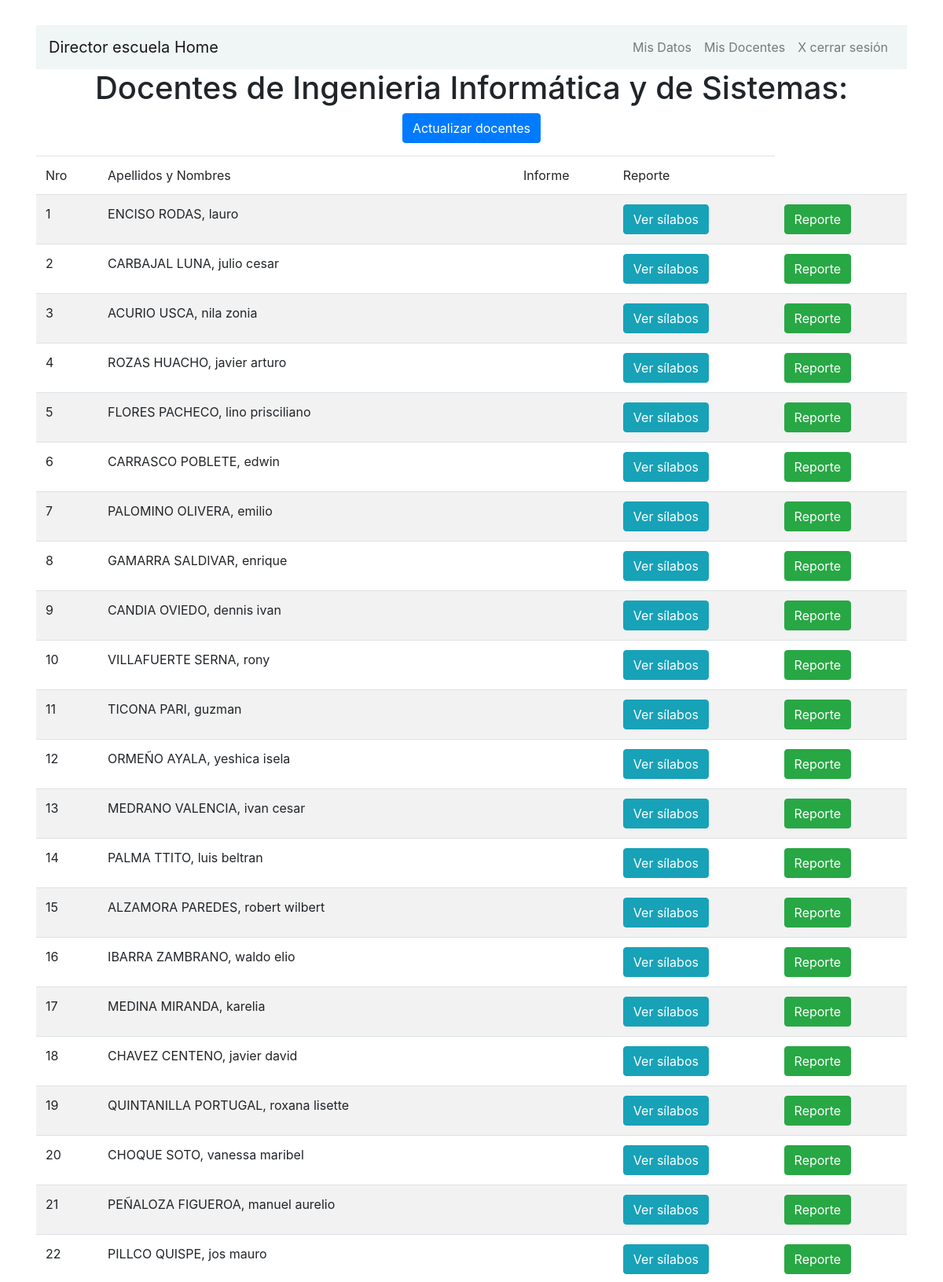
Screenshot of /mis_docentes/ (signed in, upper part) with the database file from the repository.
### myapp/models.py (models this page shows, shortened)
class Docentes(models.Model):
    id_docente = models.PositiveIntegerField()
    Nombre = models.CharField(max_length=40,default="defauld value")
    apellido = models.CharField(max_length=40,default="default value")
    cargo=models.CharField(max_length=20,default="default value")

### myapp/views.py (the view)
# urls.py: path('mis_docentes/',views.misDocentes,name="mis_docentes"),
@login_required # lista, consulta de docentes
def misDocentes(respuesta):
    docentes= Docentes.objects.all()
    return render(respuesta,"DirEscuela/MisDocentes.html",{'docentes':docentes})

### myapp/templates/DirEscuela/MisDocentes.html (shortened to what this page needs)
{% extends 'ventanas/baseDE.html' %}
{% block content %}
    <h1 class="text-center">Docentes de Ingenieria Informática y de Sistemas: </h1>
    <div class="container text-center" >
        <a class="btn btn-primary" href="{% url 'update_docente' %}"> Actualizar docentes
        </a>
    </div>
    <body>
        <div id="main_container">
          <div class="center_content">
            <div class="center_left">
                <table class="table table-striped" id="hor-minimalist-b" width="80%">
                    <thead>
                        <tr>
                            <td>Nro</td>
                            <td>Apellidos y Nombres</td>
                            <td>Informe</td>
                            <td>Reporte</td>
                        </tr>
                    </thead>
                    <tbody>
                        {% for i in docentes %}
                        <tr>
                            <form action="/ver_silabos/" method="POST" >
                                <td>{{ i.id_docente }}</td>
                                <td>{{i.apellido}}, {{ i.Nombre }}</td>
                                <td><input type="hidden" name="id_docente" value="{{ i.id_docente }}" /></td>
                                <td><button class="btn btn-info" name="btn" value="silabo">Ver sílabos</button></td>
                                <td><button class="btn btn-success" name="btn" value="reporte">Reporte</button></td>
                            </form>
                        </tr>
                        {% endfor %}
                    </tbody>
                </table>
            </div>
          </div>
        </div>
        </body>
{% endblock %}

### myapp/templates/ventanas/baseDE.html (shortened to what this page needs)
<!doctype html>
<html lang="en">
<head>
    <link rel="stylesheet" href="https://maxcdn.bootstrapcdn.com/bootstrap/4.0.0/css/bootstrap.min.css">
	<link rel="stylesheet" href="https://use.fontawesome.com/releases/v5.8.2/css/all.css">
</head>
<body>
  <div class="container p-3 my-3">
    <div class="row">
      <div class="col-md-12">
        <nav class="navbar navbar-expand-md navbar-light bg" style="background-color: #f0f5f5">
            {% if user.is_authenticated %}
            <a href="{% url 'direct' %}" class="navbar-brand">Director escuela Home</a>
            {% else %}
            <a href="{% url 'index' %}" class="navbar-brand">Home</a>
            {% endif %}
            <div class="collapse navbar-collapse" id="navbarCollapse">
                <div class="navbar-nav ml-auto">
                    {% if user.is_authenticated %}
                    <li class="nav-item">
                      <a class="nav-link" href="{% url 'mis_datos' %}" >Mis Datos</a>
                    </li>
                    <li class="nav-item">
                      <a class="nav-link" href="{% url 'mis_docentes' %}" >Mis Docentes</a>
                    </li>
                    <li class="nav-item">
                        <a class="nav-link" href="{% url 'cerrarSessionDE' %}" >X cerrar sesión</a>
                    </li>
                    {% else %}
                    <li class="nav-item active">
                        <a class="nav-link" href="{% url 'iniciaSessionDE' %}" >Iniciar sesión</a>
                    </li>
                    {% endif %}
                </div>
            </div>
        </nav>
        {% block content %}
        {% endblock %}
      </div>
    </div>
  </div>
</body>
</html>

### rows the page displays
Docentes: id_docente "1", apellido "ENCISO RODAS", Nombre "lauro"
Docentes: id_docente "2", apellido "CARBAJAL LUNA", Nombre "julio cesar"
Docentes: id_docente "3", apellido "ACURIO USCA", Nombre "nila zonia"
Docentes: id_docente "4", apellido "ROZAS HUACHO", Nombre "javier arturo"
Docentes: id_docente "5", apellido "FLORES PACHECO", Nombre "lino prisciliano"
Docentes: id_docente "6", apellido "CARRASCO POBLETE", Nombre "edwin"
Docentes: id_docente "7", apellido "PALOMINO OLIVERA", Nombre "emilio"
Docentes: id_docente "8", apellido "GAMARRA SALDIVAR", Nombre "enrique"
Docentes: id_docente "9", apellido "CANDIA OVIEDO", Nombre "dennis ivan"
Docentes: id_docente "10", apellido "VILLAFUERTE SERNA", Nombre "rony"
Docentes: id_docente "11", apellido "TICONA PARI", Nombre "guzman"
Docentes: id_docente "12", apellido "ORMEÑO AYALA", Nombre "yeshica isela"
Docentes: id_docente "13", apellido "MEDRANO VALENCIA", Nombre "ivan cesar"
Docentes: id_docente "14", apellido "PALMA TTITO", Nombre "luis beltran"
Docentes: id_docente "15", apellido "ALZAMORA PAREDES", Nombre "robert wilbert"
Docentes: id_docente "16", apellido "IBARRA ZAMBRANO", Nombre "waldo elio"
Docentes: id_docente "17", apellido "MEDINA MIRANDA", Nombre "karelia"
Docentes: id_docente "18", apellido "CHAVEZ CENTENO", Nombre "javier david"
Docentes: id_docente "19", apellido "QUINTANILLA PORTUGAL", Nombre "roxana lisette"
Docentes: id_docente "20", apellido "CHOQUE SOTO", Nombre "vanessa maribel"
Docentes: id_docente "21", apellido "PEÑALOZA FIGUEROA", Nombre "manuel aurelio"
Docentes: id_docente "22", apellido "PILLCO QUISPE", Nombre "jos mauro"
